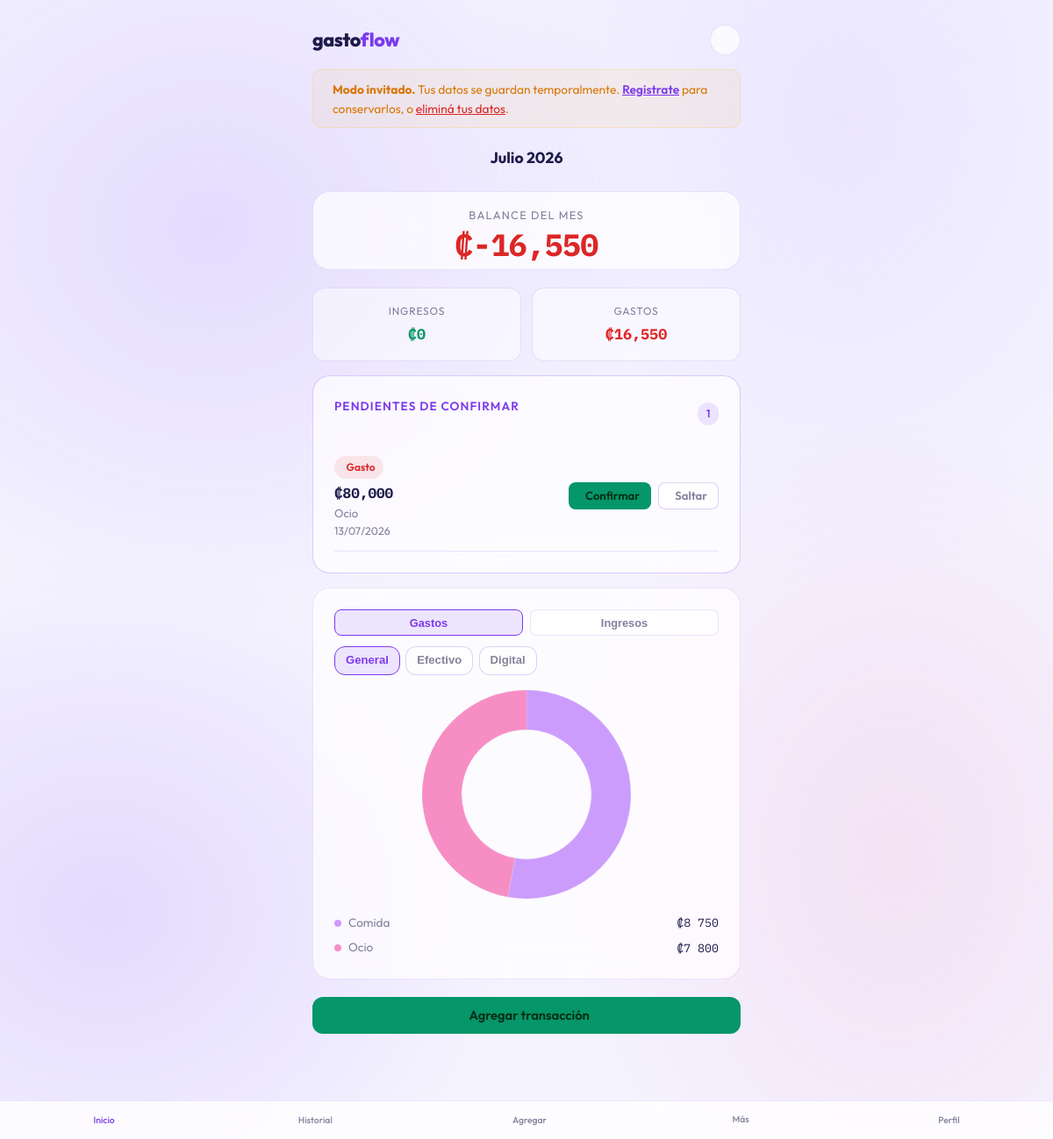
Page /dashboard (signed in) on the committed database.
### models.py (models this page shows, shortened)
class TransaccionProgramada(db.Model):
    __tablename__ = "transacciones_programadas"
    id            = db.Column(db.Integer, primary_key=True)
    usuario_id    = db.Column(db.Integer, db.ForeignKey("usuarios.id"), nullable=False)
    categoria_id  = db.Column(db.Integer, db.ForeignKey("categorias.id"), nullable=False)
    tipo          = db.Column(db.String(10),  nullable=False)   # "gasto" / "ingreso"
    monto         = db.Column(db.Numeric(10, 2), nullable=False)
    metodo_pago   = db.Column(db.String(20),  nullable=False)   # "efectivo" / "digital"
    nota          = db.Column(db.String(255), nullable=True)
    frecuencia    = db.Column(db.String(20),  nullable=False, default="una_vez")
    proxima_fecha = db.Column(db.Date,        nullable=False)
    activa        = db.Column(db.Boolean,     default=True, nullable=False)
    fecha_creacion = db.Column(db.DateTime,   default=lambda: datetime.now(timezone.utc))
    categoria = db.relationship("Categoria", backref="programadas")

class Categoria(db.Model):
    __tablename__ = "categorias"
    id         = db.Column(db.Integer, primary_key=True)
    usuario_id = db.Column(db.Integer, db.ForeignKey("usuarios.id"), nullable=False)
    nombre     = db.Column(db.String(50), nullable=False)
    tipo       = db.Column(db.String(10), nullable=False, default="gasto")  # "gasto" o "ingreso"
    transacciones = db.relationship("Transaccion", backref="categoria")

### dashboard.py (the view)
@dashboard_bp.route("/dashboard")
@login_required
def index():
    hoy = date.today()
    anio = request.args.get("anio", type=int, default=hoy.year)
    mes = request.args.get("mes", type=int, default=hoy.month)
    if not (1 <= mes <= 12):
        anio, mes = hoy.year, hoy.month
    uid = current_user.id
    total_ingresos = total_por_tipo(uid, anio, mes, "ingreso")
    total_gastos   = total_por_tipo(uid, anio, mes, "gasto")
    balance = total_ingresos - total_gastos
    chart_gastos = {
        "general":  gastos_por_categoria(uid, anio, mes),
        "efectivo": gastos_por_categoria(uid, anio, mes, "efectivo"),
        "digital":  gastos_por_categoria(uid, anio, mes, "digital"),
    }
    chart_ingresos = {
        "general":  ingresos_por_categoria(uid, anio, mes),
        "efectivo": ingresos_por_categoria(uid, anio, mes, "efectivo"),
        "digital":  ingresos_por_categoria(uid, anio, mes, "digital"),
    }
    categorias        = chart_gastos["general"]
    categorias_ingreso = chart_ingresos["general"]
    alertas = alertas_presupuesto(uid, anio, mes) + generar_alertas(uid, anio, mes)
    pendientes = (
        TransaccionProgramada.query
        .filter(
            TransaccionProgramada.usuario_id == current_user.id,
            TransaccionProgramada.activa == True,          # noqa: E712
            TransaccionProgramada.proxima_fecha <= hoy,
        )
        .order_by(TransaccionProgramada.proxima_fecha.asc())
        .all()
    )
    nombre_mes = MESES_ES[mes]
    anio_prev, mes_prev = mes_anterior(anio, mes)
    anio_sig, mes_sig = (anio + 1, 1) if mes == 12 else (anio, mes + 1)
    primer_mes = primer_mes_con_datos(current_user.id)
    if primer_mes is None:
        puede_ir_anterior = False
    else:
        puede_ir_anterior = (anio_prev, mes_prev) >= primer_mes
    puede_ir_siguiente = (anio_sig, mes_sig) <= (hoy.year, hoy.month)
    return render_template(
        "dashboard.html",
        usuario=current_user,
        anio=anio,
        mes=mes,
        nombre_mes=nombre_mes,
        anio_prev=anio_prev,
        mes_prev=mes_prev,
        anio_sig=anio_sig,
        mes_sig=mes_sig,
        puede_ir_anterior=puede_ir_anterior,
        puede_ir_siguiente=puede_ir_siguiente,
        total_ingresos=total_ingresos,
        total_gastos=total_gastos,
        balance=balance,
        categorias=categorias,
        categorias_ingreso=categorias_ingreso,
        chart_gastos=chart_gastos,
        chart_ingresos=chart_ingresos,
        alertas=alertas,
        pendientes=pendientes,
    )

### dashboard.py (called while the page is built)
def rango_del_mes(anio, mes):
    primer_dia = date(anio, mes, 1)
    ultimo_dia_num = calendar.monthrange(anio, mes)[1]
    ultimo_dia = date(anio, mes, ultimo_dia_num)
    return primer_dia, ultimo_dia

def mes_anterior(anio, mes):
    if mes == 1:
        return anio - 1, 12
    return anio, mes - 1

def primer_mes_con_datos(usuario_id):
    primera_fecha = (
        db.session.query(db.func.min(Transaccion.fecha))
        .filter(Transaccion.usuario_id == usuario_id)
        .scalar()
    )
    if primera_fecha is None:
        return None
    return primera_fecha.year, primera_fecha.month

def total_por_tipo(usuario_id, anio, mes, tipo):
    inicio, fin = rango_del_mes(anio, mes)
    total = (
        db.session.query(db.func.sum(Transaccion.monto))
        .filter(
            Transaccion.usuario_id == usuario_id,
            Transaccion.tipo == tipo,
            Transaccion.fecha >= inicio,
            Transaccion.fecha <= fin,
        )
        .scalar()
    )
    return float(total) if total else 0.0

def ingresos_por_categoria(usuario_id, anio, mes, metodo_pago=None):
    inicio, fin = rango_del_mes(anio, mes)
    q = (
        db.session.query(Categoria.nombre, db.func.sum(Transaccion.monto))
        .join(Transaccion, Transaccion.categoria_id == Categoria.id)
        .filter(
            Transaccion.usuario_id == usuario_id,
            Transaccion.tipo == "ingreso",
            Transaccion.fecha >= inicio,
            Transaccion.fecha <= fin,
        )
    )
    if metodo_pago:
        q = q.filter(Transaccion.metodo_pago == metodo_pago)
    resultados = q.group_by(Categoria.nombre).all()
    return [{"nombre": nombre, "total": float(total)} for nombre, total in resultados]

def gastos_por_categoria(usuario_id, anio, mes, metodo_pago=None):
    inicio, fin = rango_del_mes(anio, mes)
    q = (
        db.session.query(Categoria.nombre, db.func.sum(Transaccion.monto))
        .join(Transaccion, Transaccion.categoria_id == Categoria.id)
        .filter(
            Transaccion.usuario_id == usuario_id,
            Transaccion.tipo == "gasto",
            Transaccion.fecha >= inicio,
            Transaccion.fecha <= fin,
        )
    )
    if metodo_pago:
        q = q.filter(Transaccion.metodo_pago == metodo_pago)
    resultados = q.group_by(Categoria.nombre).all()
    return [{"nombre": nombre, "total": float(total)} for nombre, total in resultados]

### templates/dashboard.html (shortened to what this page needs)
{% extends "base.html" %}
{% block contenido %}
{% if usuario.es_invitado %}
    <div class="alerta-item" style="margin-bottom: 1rem;">
        <span>
            <strong>Modo invitado.</strong>
            Tus datos se guardan temporalmente.
            <a href="{{ url_for('auth.registro') }}" style="color: var(--accent); font-weight: 600;">Registrate</a> para conservarlos, o
            <a href="#" onclick="confirmarEliminarDatosInvitado(); return false;" style="color: var(--oxido);">eliminá tus datos</a>.
        </span>
    </div>
{% else %}
    <p class="texto-suave" style="margin-bottom: 0.75rem;">Hola, <strong style="color: var(--tinta);">{{ usuario.nombre }}</strong></p>
{% endif %}
<div class="nav-mes">
    {% if puede_ir_anterior %}
        <a href="{{ url_for('dashboard.index', anio=anio_prev, mes=mes_prev) }}"><i class="ph ph-caret-left"></i></a>
    {% else %}
        <span></span>
    {% endif %}
    <span class="nombre-mes">{{ nombre_mes }} {{ anio }}</span>
    {% if puede_ir_siguiente %}
        <a href="{{ url_for('dashboard.index', anio=anio_sig, mes=mes_sig) }}"><i class="ph ph-caret-right"></i></a>
    {% else %}
        <span></span>
    {% endif %}
</div>
<div class="recibo balance-bloque">
    <p class="etiqueta-balance">Balance del mes</p>
    <p class="total-grande {% if balance >= 0 %}ingreso{% else %}gasto{% endif %}">
        ₡{{ "{:,.0f}".format(balance) }}
    </p>
</div>
<div class="tarjetas-resumen">
    <div class="tarjeta-mini">
        <p class="etiqueta"> Ingresos</p>
        <p class="monto ingreso">₡{{ "{:,.0f}".format(total_ingresos) }}</p>
    </div>
    <div class="tarjeta-mini">
        <p class="etiqueta"> Gastos</p>
        <p class="monto gasto">₡{{ "{:,.0f}".format(total_gastos) }}</p>
    </div>
</div>
{% if pendientes %}
<div class="recibo" id="panel-pendientes" style="margin-bottom: 1rem; border-color: var(--accent-glow);">
    <div style="display:flex; align-items:center; justify-content:space-between; margin-bottom:0.75rem;">
        <h2 style="color: var(--accent);"> Pendientes de confirmar</h2>
        <span class="badge badge-accent">{{ pendientes|length }}</span>
    </div>
    {% for p in pendientes %}
    <div class="pendiente-item" id="pendiente-{{ p.id }}" style="padding: 0.75rem 0; border-bottom: 1px solid var(--border);">
        <div style="display:flex; justify-content:space-between; align-items:center; flex-wrap:wrap; gap:0.5rem;">
            <div>
                <span class="badge {% if p.tipo == 'gasto' %}badge-oxido{% else %}badge-jade{% endif %}" style="margin-bottom:0.25rem;">
                    {{ p.tipo | capitalize }}
                </span>
                <p style="font-weight:700; font-family: var(--fuente-mono); font-size:1rem;">
                    ₡{{ "{:,.0f}".format(p.monto) }}
                </p>
                <p class="texto-suave" style="font-size:0.82rem;">
                    {{ p.categoria.nombre }}
                </p>
                <p class="texto-suave" style="font-size:0.78rem;">
                    {{ p.proxima_fecha.strftime('%d/%m/%Y') }}
                </p>
            </div>
            <div style="display:flex; gap:0.5rem; flex-shrink:0;">
                <button class="btn btn-jade btn-chico" onclick="confirmarProgramada({{ p.id }})">
                     Confirmar
                </button>
                <button class="btn btn-secundario btn-chico" onclick="saltarProgramada({{ p.id }})">
                     Saltar
                </button>
            </div>
        </div>
    </div>
    {% endfor %}
</div>
{% endif %}
<div class="recibo">
    <div class="chart-tabs">
        <button class="chart-tab activo" data-tipo="gastos">
             Gastos
        </button>
        <button class="chart-tab" data-tipo="ingresos">
             Ingresos
        </button>
    </div>
    <div class="semanas-scroll" id="chips-metodo-dash" style="margin-bottom: 0.75rem;">
        <button class="chip-semana activo" data-metodo="general">
            <span class="chip-label">General</span>
        </button>
        <button class="chip-semana" data-metodo="efectivo">
            <span class="chip-label"> Efectivo</span>
        </button>
        <button class="chip-semana" data-metodo="digital">
            <span class="chip-label"> Digital</span>
        </button>
    </div>
    <div class="grafico-wrap">
        <canvas id="chartPrincipal"></canvas>
    </div>
    <ul class="leyenda-categorias" id="leyenda-dinamica"></ul>
</div>
<a href="{{ url_for('transacciones.nueva') }}" class="btn btn-jade btn-bloque" style="margin-bottom: 1rem;">
     Agregar transacción
</a>
{% endblock %}

### rows in the picture
TransaccionProgramada: tipo "Gasto", monto "80,000", categoria.nombre "Ocio", proxima_fecha "13/07/2026"

### other values in the picture
{{ nombre_mes }} "Julio"
{{ anio }} "2026"
{{ "{:,.0f}".format(balance) }} "-16,550"
{{ "{:,.0f}".format(total_ingresos) }} "0"
{{ "{:,.0f}".format(total_gastos) }} "16,550"
{{ pendientes|length }} "1"
